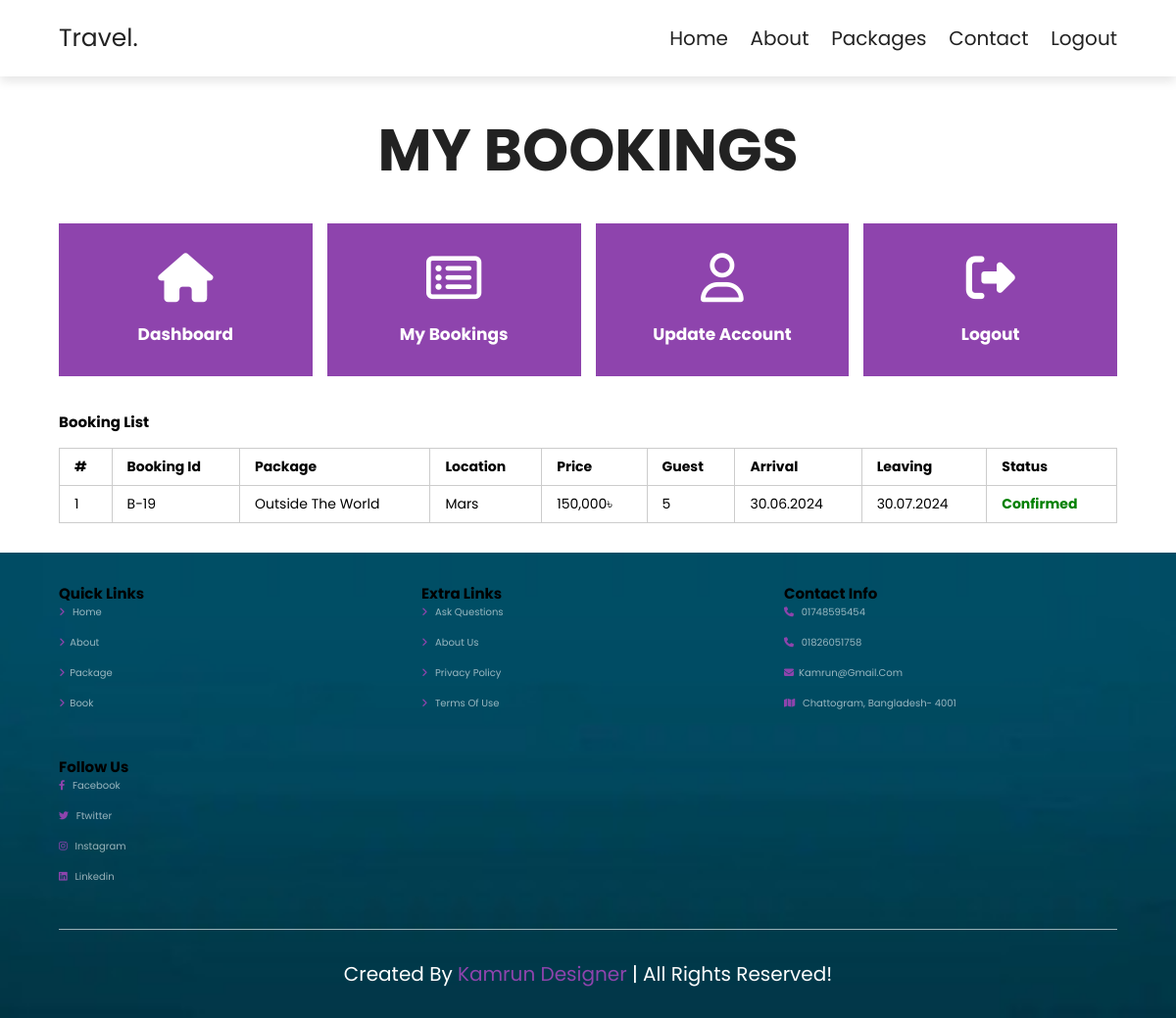
The page /user/bookings.php (signed in) on the database its author committed.
### tables this page shows
CREATE TABLE `bookings` (
  `id` int NOT NULL,
  `package_id` int NOT NULL,
  `user_id` int NOT NULL,
  `guests` int NOT NULL,
  `arrivals` date NOT NULL,
  `leaving` date NOT NULL,
  `status` enum('pending','confirmed','rejected') NOT NULL DEFAULT 'pending'
);

CREATE TABLE `packages` (
  `id` int NOT NULL,
  `package_name` varchar(150) NOT NULL,
  `location` varchar(150) NOT NULL,
  `min_guest` int NOT NULL DEFAULT '1',
  `max_guest` int NOT NULL,
  `price` int NOT NULL,
  `details` text NOT NULL,
  `status` tinyint(1) NOT NULL DEFAULT '1'
);

### user/bookings.php (the view, shortened to what this page needs)
<?php
$userId = $_SESSION['user_id'];
$query = mysqli_query($conn, "SELECT
                        packages.package_name,
                        packages.location,
                        packages.price,
                        bookings.id as bookingId,
                        bookings.guests,
                        bookings.arrivals,
                        bookings.leaving,
                        bookings.status
                    FROM
                        bookings
                    LEFT JOIN
                        packages ON packages.id = bookings.package_id
                    INNER JOIN
                        users ON users.id = bookings.user_id
                    WHERE
                        bookings.user_id = '$userId'
                    ORDER BY
                        bookings.id DESC");
?>
<!DOCTYPE html>
<html lang="en">
<head>
    <?php include_once './inc/head.php'; ?>
</head>
<body>
    <?php include_once './inc/header.php'; ?>
    <section class="services">
        <h1 class="heading-title">My Bookings</h1>
        <?php include_once "./inc/menu.php"; ?>
        <h1 style="margin-top: 35px; margin-bottom: 15px">Booking List</h1>
        <div class="table-responsive">
            <table width="100%" border="none">
                <thead>
                    <tr>
                        <th>#</th>
                        <th>Booking Id</th>
                        <th>Package</th>
                        <th>Location</th>
                        <th>Price</th>
                        <th>Guest</th>
                        <th>Arrival</th>
                        <th>Leaving</th>
                        <th>Status</th>
                    </tr>
                </thead>
                <tbody>
                    <?php if (mysqli_num_rows($query) > 0) {
                        $count = 1;
                        while ($result = mysqli_fetch_assoc($query)) { ?>
                            <tr>
                                <td><?php echo $count; ?></td>
                                <td><?php echo 'B-' . $result['bookingId']; ?></td>
                                <td><?php echo $result['package_name']; ?></td>
                                <td><?php echo $result['location']; ?></td>
                                <td><?php echo number_format($result['price']); ?>৳</td>
                                <td><?php echo $result['guests']; ?></td>
                                <td><?php echo date('d.m.Y', strtotime($result['arrivals'])); ?></td>
                                <td><?php echo date('d.m.Y', strtotime($result['leaving'])); ?></td>
                                <td>
                                    <?php if ($result['status'] == 'confirmed') {
                                        echo '<span style="color: green; font-weight: bold">Confirmed</span>';
                                    } else if ($result['status'] == 'pending') {
                                        echo '<span style="color: orange; font-weight: bold">Pending</span>';
                                    } else {
                                        echo '<span style="color: red; font-weight: bold">Rejected</span>';
                                    } ?>
                                </td>
                            </tr>
                        <?php $count++;
                        }
                    } else { ?>
                        <tr>
                            <td colspan="9" style="text-align: center; color: red; font-weight: bold">No bookings data found!</td>
                        </tr>
                    <?php } ?>
                </tbody>
            </table>
        </div>
    </section>
    <?php include_once './inc/footer.php'; ?>
</body>
</html>

### user/bookings.php (style rules this page uses)
div.table-responsive { overflow-x: auto; width: 100%; }
table { font-family: arial, sans-serif; border-collapse: collapse; width: 100%; }
td, th { border: 1px solid #ccc; text-align: left; padding: 8px 15px; font-size: 14px; text-wrap: nowrap; }

### rows shown on the page
bookings: id "19", package.package_name "Outside The World", package.location "Mars", package.price "150,000", guests "5", arrivals "30.06.2024", leaving "30.07.2024", status "Confirmed"
